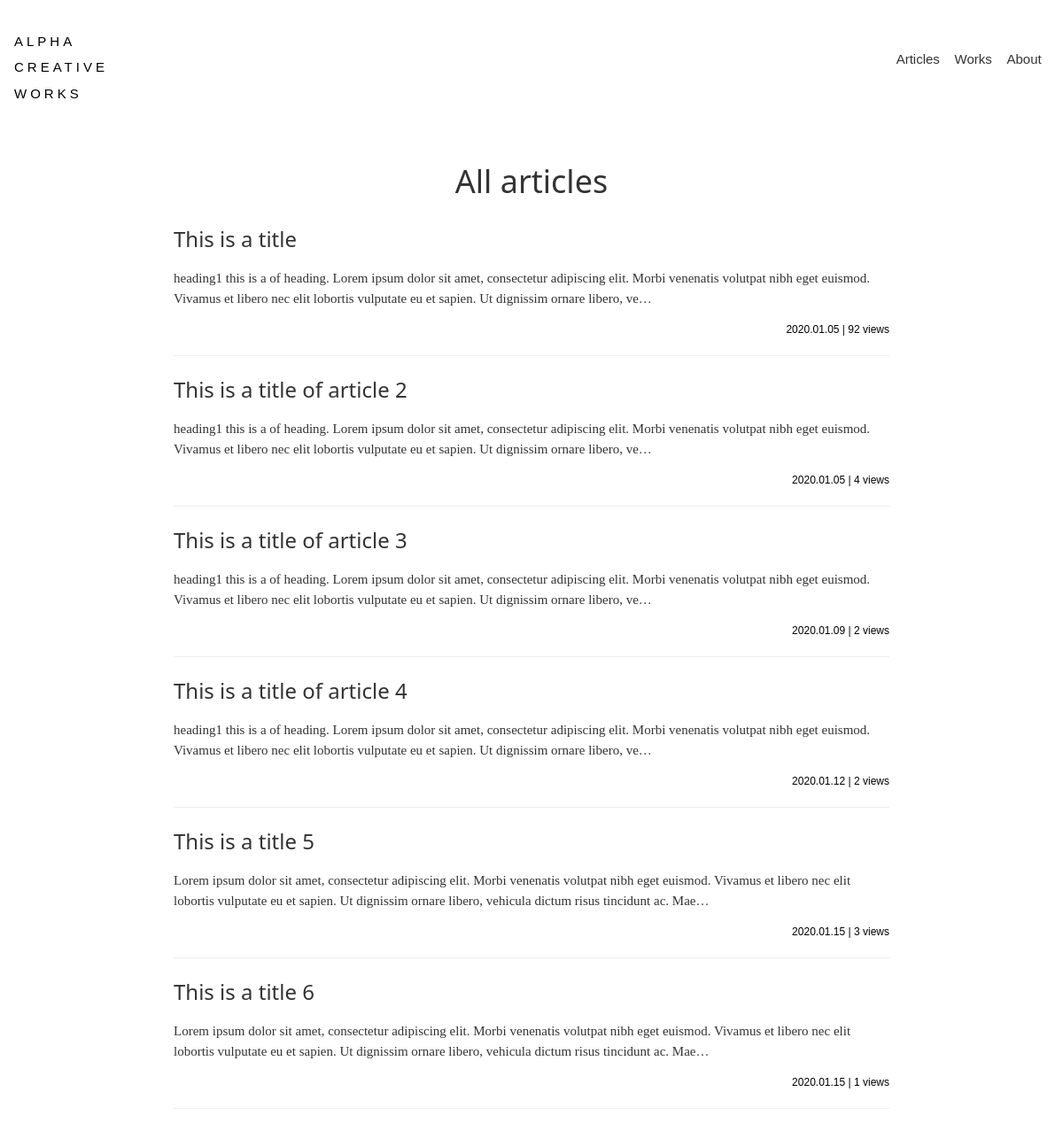
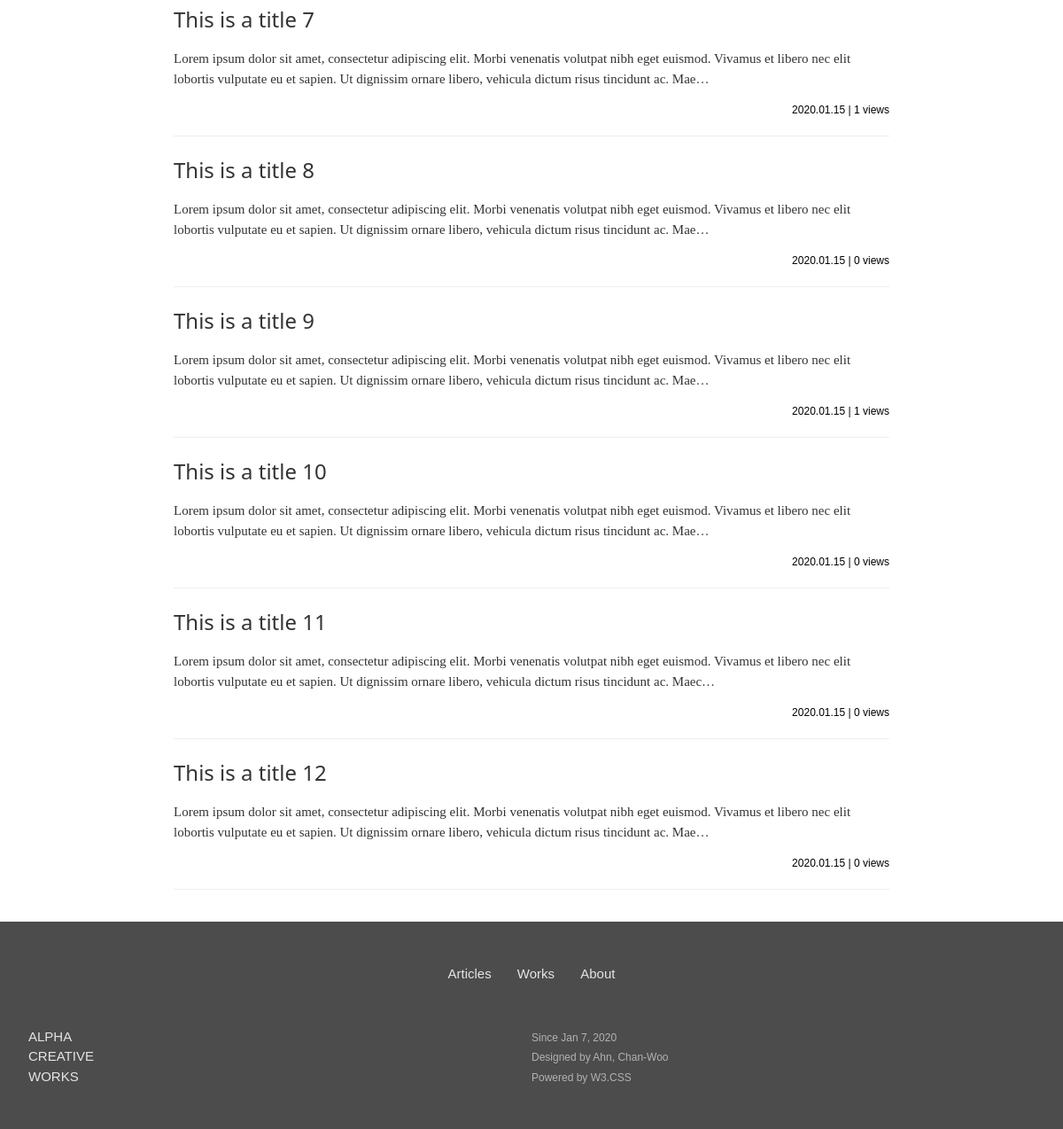
The app's page /article_list/0, older data (2 pictures, top to bottom).
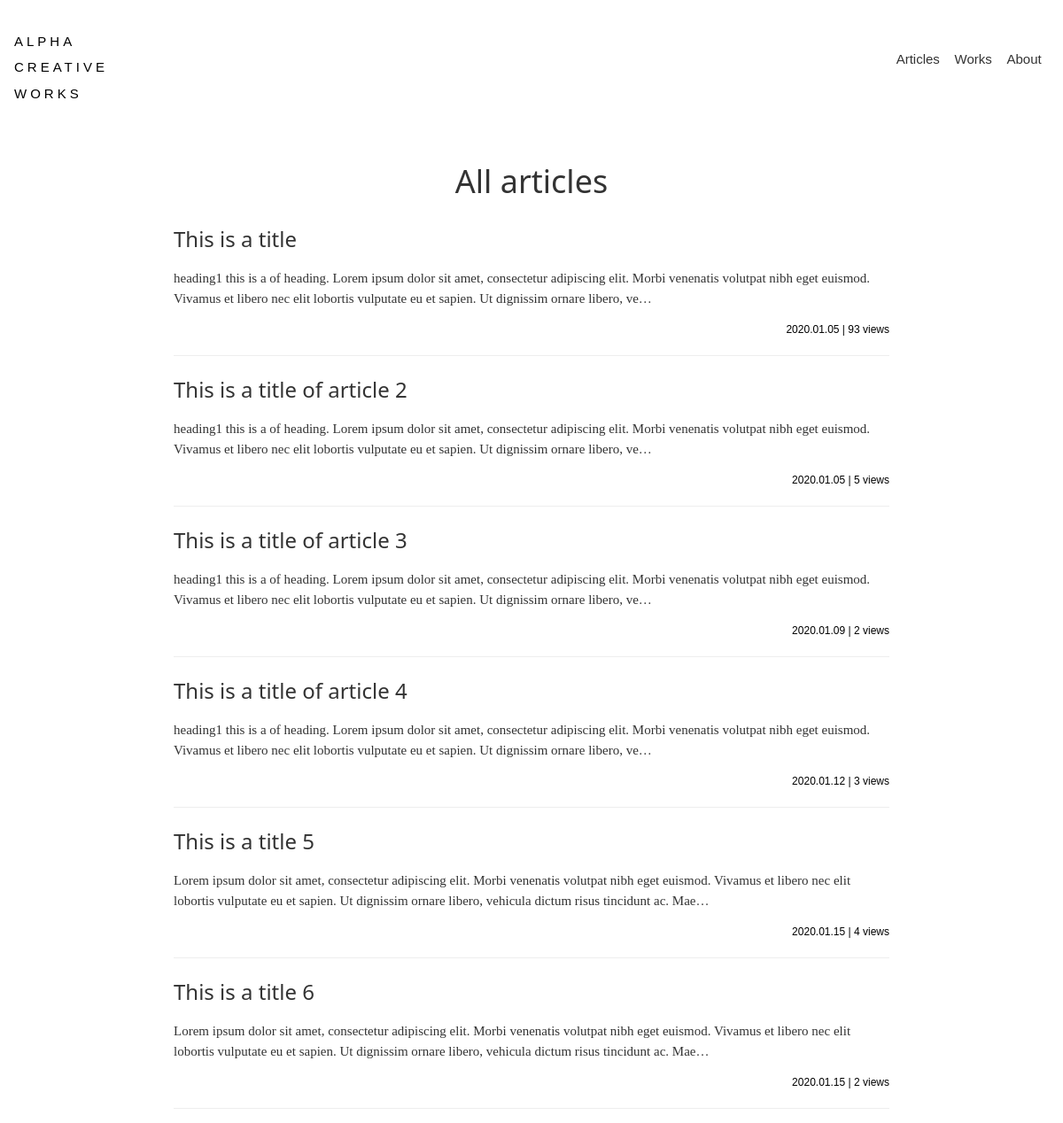
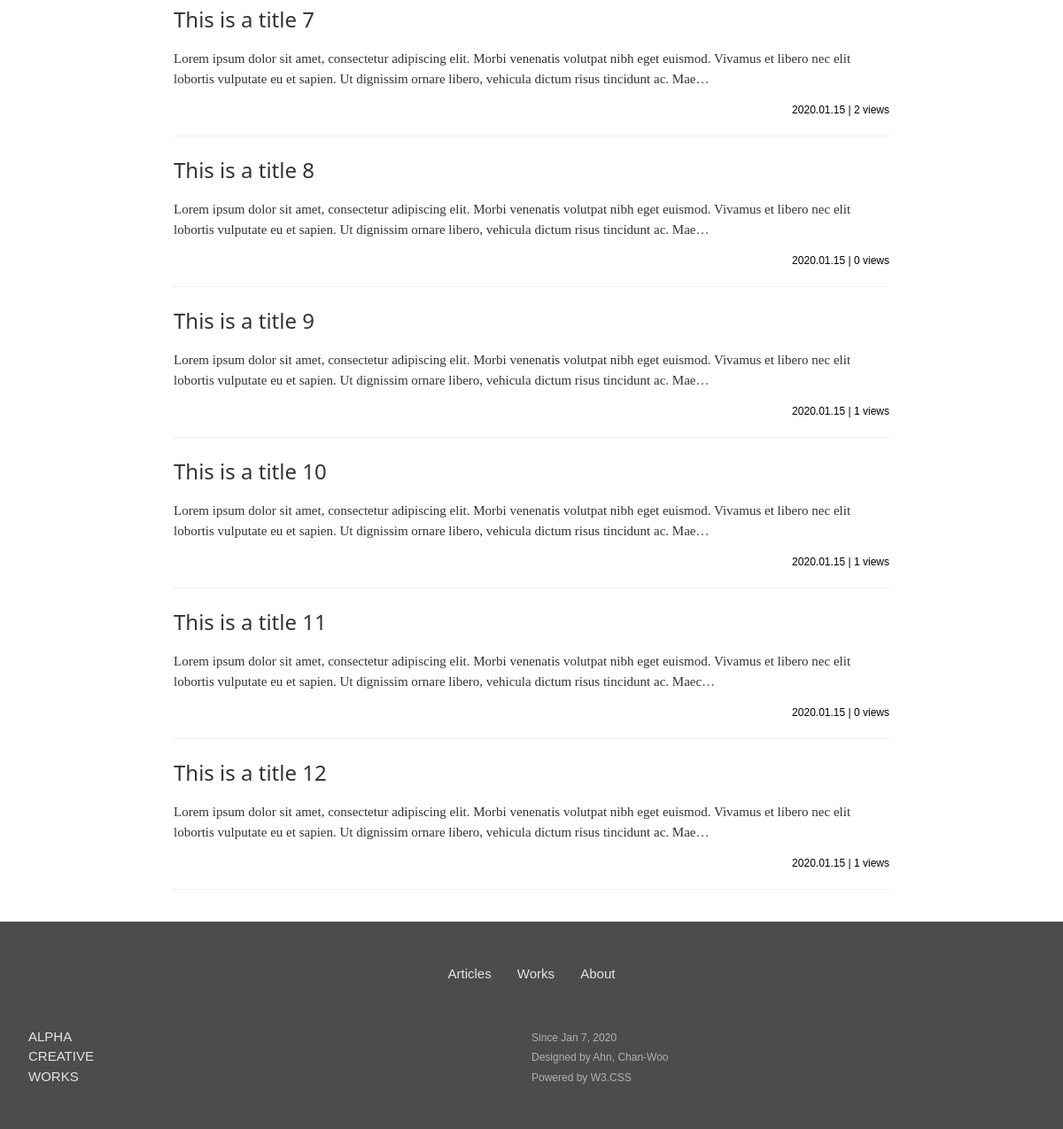
The same page, newer data (2 pictures, top to bottom).
### blog/models.py (models this page shows, shortened)
class Article(models.Model):
    author = models.ForeignKey(
        'auth.User',
        on_delete=models.CASCADE,
        null=True,
    )
    content = MarkdownxField()
    tags = TaggableManager(
        blank=True,
    )
    date_created = models.DateTimeField(
        auto_now_add=True,
    )
    publish = models.BooleanField(
        default=True,
        blank=False,
    )
    hit_count = models.IntegerField(
        default=0,
        null=False,
        blank=False
    )
    def get_title(self):
        return self.content.split('\n')[0].replace('#', '').strip()
    def get_preview(self):
        text = ''.join(self.content.split('\n')[1:])
        preview = re.sub('\!\[\]\(.+\)', '', text)
        preview = re.sub('\#+', '', preview)
        return(preview)

### blog/views.py (the view)
# urls.py: path('article_list/<slug:tag>', views.article_list, name='article_list'),
def article_list(request, tag):
    if tag == '0':
        articles = get_list_or_404(Article)
    else:
        articles = get_list_or_404(Article, tags__name__in=[tag], publish=True)
    context = {
        'tag': tag,
        'articles': articles,
    }
    return render(request, 'blog/article-list.html', context)

### blog/templates/blog/article-list.html (shortened to what this page needs)
{% extends 'blog/base.html' %}
{% block body %}
<div class=" acw3-container acw3-max-width-840 acw3-margin-top">
{% if tag == '0'%}
<div class=" acw3-container acw3-center">
    <h1>All articles</h1>
</div>
{% else %}
<div class=" acw3-container acw3-center">
    <a href="{% url 'article_list' tag %}" class=" acw3-text-none acw3-text-a">
    <h1>&nbsp;#{{ tag }}&nbsp;</h1>
    </a>
</div>
{% endif %}
{% for article in articles %}
  <a href="{% url 'article' article.pk %}" class=" acw3-text-none"
    ><h3>{{ article.get_title }}</h3></a
  >
  <p>{{ article.get_preview | truncatechars_html:230 }}</p>
  <div class=" acw3-bar">
    <small  class=" acw3-right">
      {{ article.date_created  | date:'Y.m.d' }} | {{ article.hit_count }} views
    </small>
  </div>
  <hr />
{% endfor %}
</div>
{% endblock %}

### blog/templates/blog/base.html (shortened to what this page needs)
{% load static %}
<!DOCTYPE html>
<html lang="en">
  <head>
    <link rel="stylesheet" href="{% static 'blog/axw3.css' %}" />
    <link rel="stylesheet" href="{% static 'blog/acw3_pro.css' %}" />
    <link
      rel="stylesheet"
      href="https://cdn.jsdelivr.net/npm/katex@0.11.1/dist/katex.min.css"
    />
  </head>
  <body>
    <nav class=" acw3-container acw3-padding-32 ">
        <div class=" acw3-bar acw3-max-width-1200">
            <a href="" class=" acw3-text-none acw3-wide acw3-left acw3-text-2 acw3-logo">
              ALPHA<br />CREATIVE<br />WORKS
            </a>
      <a href="{% url 'about' %}" class=" acw3-hide-small acw3-padding-24 acw3-right acw3-text-20 acw3-text-none">&nbsp;&nbsp;About&nbsp;&nbsp;</a>
      <a href="{% url 'work_list' '0' %}" class=" acw3-hide-small acw3-padding-24 acw3-right acw3-text-20 acw3-text-none">&nbsp;&nbsp;Works&nbsp;&nbsp;</a>
      <a href="{% url 'article_list' '0' %}" class=" acw3-hide-small acw3-padding-24 acw3-right acw3-text-20 acw3-text-none">&nbsp;&nbsp;Articles&nbsp;&nbsp;</a>
        </div>
    </nav>
    {% block body %} {% endblock %}
    <div class=" acw3-container acw3-30 acw3-text-90 acw3-padding-24 acw3-margin-top">
      <div class=" acw3-row acw3-center acw3-padding-24">
        <a href="{% url 'article_list' '0' %}" class=" acw3-text-none">&nbsp;&nbsp;&nbsp;Articles&nbsp;&nbsp;&nbsp;</a>
        <a href="{% url 'work_list' '0' %}" class=" acw3-text-none">&nbsp;&nbsp;&nbsp;Works&nbsp;&nbsp;&nbsp;</a>
        <a href="{% url 'about' %}" class=" acw3-text-none">&nbsp;&nbsp;&nbsp;About&nbsp;&nbsp;&nbsp;</a>
      </div>
      <div class=" acw3-container add-row acw3-padding-24">
        <div class=" acw3-half">ALPHA<br />CREATIVE<br />WORKS</a></div>
        <div class=" acw3-half">
        <small class=" acw3-text-70">Since Jan 7, 2020 <br>Designed by Ahn, Chan-Woo <br>Powered by W3.CSS</small> </div>
      </div>
    </div>
  </body>
</html>

### blog/static/blog/axw3.css (style rules this page uses)
body, html { height: 100%; line-height: 1.8; padding: 0; margin: 0; font-family: "NBG"; }
h1, h2, h3, h4, h5, h6, p { color: #333333; }
h1, h2, h3, h4, h5, h6, p { font-family: "NBG"; }
h2, h3 { font-weight: bold; }
a { cursor: pointer; }
.acw3-max-width-840 { max-width: 840px; margin: auto; }
.acw3-max-width-1200 { max-width: 1200px; margin: auto; }
.acw3-text-none { text-decoration: none; }
.acw3-logo { line-height: 1.95; }
.acw3-text-20 { color:#333333 !important; }
.acw3-text-70 { color:#b2b2b2 !important; }
.acw3-text-90 { color:#e5e5e5 !important; }
.acw3-30 { background-color:#4c4c4c !important; }

### blog/static/blog/acw3_pro.css (style rules this page uses)
html { box-sizing: border-box }
*, *:before, *:after { box-sizing: inherit }
html { -ms-text-size-adjust: 100%; -webkit-text-size-adjust: 100% }
body { margin: 0 }
article, aside, details, figcaption, figure, footer, header, main, menu, nav, section { display: block }
a { background-color: transparent }
small { font-size: 80% }
hr { box-sizing: content-box; height: 0; overflow: visible }
html, body { font-family: Verdana, sans-serif; font-size: 15px; line-height: 1.5 }
html { overflow-x: hidden }
h1 { font-size: 36px }
h3 { font-size: 24px }
h1, h2, h3, h4, h5, h6 { font-family: "Segoe UI", Arial, sans-serif; font-weight: 400; margin: 10px 0 }
.acw3-wide { letter-spacing: 4px }
hr { border: 0; border-top: 1px solid #eee; margin: 20px 0 }
a { color: inherit }
.acw3-bar { width: 100%; overflow: hidden }
.acw3-container:after, .acw3-container:before, .acw3-panel:after, .acw3-panel:before, .acw3-row:after, .acw3-row:before, .acw3-row-padding:after, .acw3-row-padding:before, .acw3-cell-row:before, .acw3-cell-row:after, .acw3-clear:after, .acw3-clear:before, .acw3-bar:before, .acw3-bar:after { content: ""; display: table; clear: both }
.acw3-col, .acw3-half, .acw3-third, .acw3-twothird, .acw3-threequarter, .acw3-quarter { float: left; width: 100% }
@media (min-width:601px) { .acw3-col.m6, .acw3-half { width: 49.99999% } }
.acw3-container, .acw3-panel { padding: 0.01em 16px }
.acw3-center { text-align: center!important }
.acw3-margin-top { margin-top: 16px!important }
.acw3-padding-24 { padding-top: 24px!important; padding-bottom: 24px!important }
.acw3-padding-32 { padding-top: 32px!important; padding-bottom: 32px!important }
.acw3-left { float: left!important }
.acw3-right { float: right!important }

Row changes from the older to the newer data that the page shows:
changed Article "This is a title": hit_count "92" → "93"
changed Article "This is a title of article 2": hit_count "4" → "5"
changed Article "This is a title of article 4": hit_count "2" → "3"
changed Article "This is a title 5": hit_count "3" → "4"
changed Article "This is a title 6": hit_count "1" → "2"
changed Article "This is a title 7": hit_count "1" → "2"
changed Article "This is a title 10": hit_count "0" → "1"
changed Article "This is a title 12": hit_count "0" → "1"
